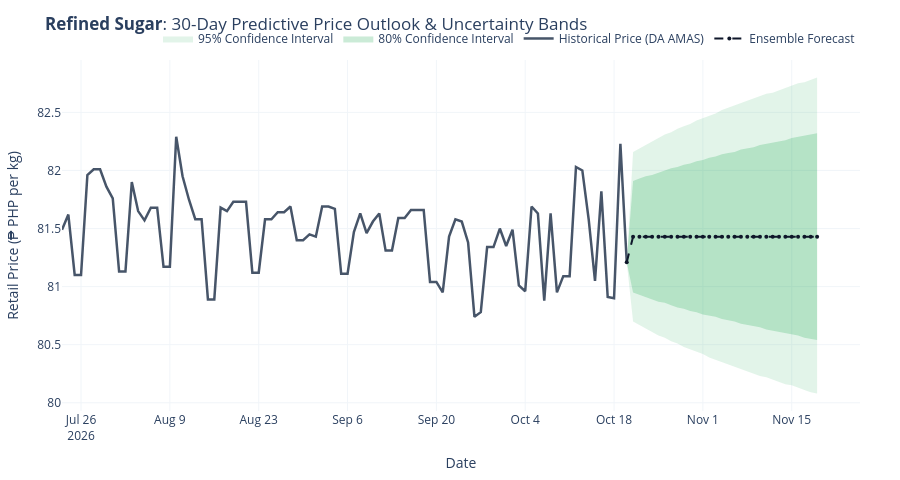

Here is the notebook cell this chart was saved with:
### Markdown cell above
### Fan Chart: Refined Sugar (Archetype C - Sticky Regulated Staple)
Notice how Damped Holt-Winters avoids spurious drifts on flat price caps:

### Code cell
figs[4].show()
